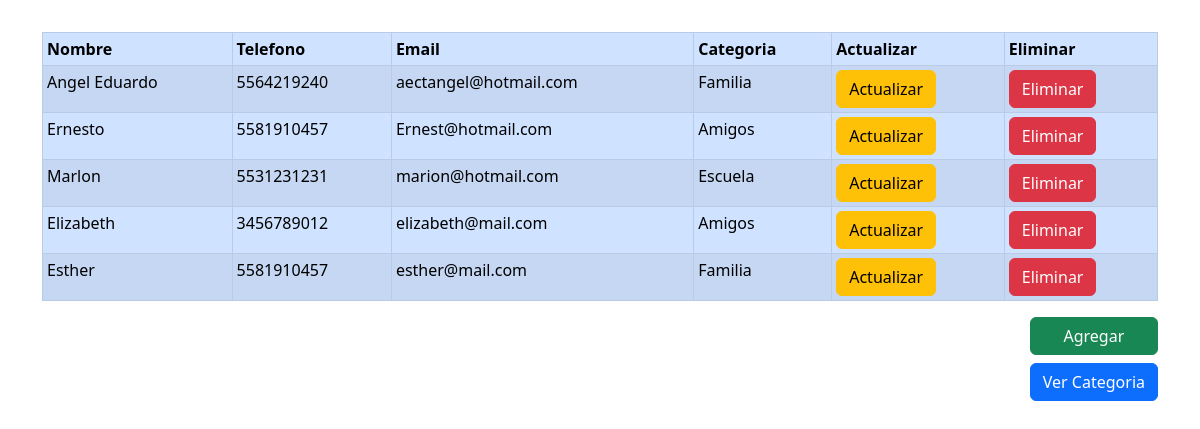
The app's page /read with its own data.
### tables this page shows
CREATE TABLE `contactos` (
  `id` int(11) NOT NULL,
  `nombre` varchar(200) DEFAULT NULL,
  `id_categoria` int(11) DEFAULT NULL,
  `telefono` varchar(50) DEFAULT NULL,
  `email` varchar(50) DEFAULT NULL,
  `categoria` varchar(200) DEFAULT NULL
);

CREATE TABLE `categoria` (
  `id_categoria` int(11) NOT NULL,
  `categoria` varchar(200) DEFAULT NULL
);

### app/model/crud.class.php (called while the page is built, shortened)
<?php
    class Crud{
        private $conexion;
        private $host = "localhost";
        private $usuario = "root";
        private $pass = "";
        private $bd = "agendados";
        public function __construct()
        {
         $this-> conexion = new PDO("mysql:host=$this->host;dbname=$this->bd", $this->usuario, $this->pass);
        }
        public function read(){
            $query = "SELECT contactos.id, contactos.nombre, contactos.telefono, contactos.email,
                                categoria.categoria FROM contactos INNER JOIN categoria
                                ON contactos.id_categoria = categoria.id_categoria";
            $stmt = $this->conexion->prepare($query);
            $stmt->execute();
            $result = $stmt->fetchAll(PDO::FETCH_ASSOC);
            return $result;
        }
    }
?>

### app/views/read.php (the view, shortened to what this page needs)
<div class="container mt-3">
    <div class="row">
        <div class="col mt-3">
            <table class="table table-hover table-primary table-striped table-responsive table-bordered table-sm">
                <thead>
                    <tr>
                        <th>Nombre</th>
                        <th>Telefono</th>
                        <th>Email</th>
                        <th>Categoria</th>
                        <th>Actualizar</th>
                        <th>Eliminar</th>
                    </tr>
                </thead>
                <tbody>
                    <?php
                        foreach ($contactos as $contacto):
                    ?>
                    <tr>
                        <td><?php echo $contacto["nombre"]?></td>
                        <td><?php echo $contacto ["telefono"]?></td>
                        <td><?php echo $contacto["email"]?></td>
                        <td><?php echo $contacto["categoria"] ?></td>
                        <td><a href="./update&id=<?php echo $contacto["id"]?>" class="btn btn-warning">Actualizar</a></td>
                        <td><button data-id="<?php echo $contacto["id"] ?>" class="btn btn-danger eliminar">Eliminar</button></td>
                    </tr>
                    <?php
                        endforeach;
                    ?>
                </tbody>
            </table>
            <div class="d-grid gap-2 justify-content-md-end">
                <a href="./create" class="btn btn-success">Agregar</a>
                <a href="./readCategoria" class="btn btn-primary">Ver Categoria</a>
            </div>
        </div>
    </div>
</div>

### index.php (shortened to what this page needs)
<!DOCTYPE html>
<html lang="en">
<head>
    <?php require './app/views/includes/metatags.php' ?>
</head>
<body>
    <?php
        require("./app/model/crud.class.php");
        $crud = new Crud();
        if(isset($_GET["vista"])){
            switch($_GET["vista"]){
                case 'read':
                    $contactos = $crud->read();
                    include "./app/views/read.php";
                    break;
            }
        }else{
            header("location: ./home");
        }
    ?>
</body>
</html>

### app/views/includes/metatags.php (shortened to what this page needs)
<link rel="stylesheet" href="./public/css/bootstrap/bootstrap.min.css">

### records on screen
contactos: nombre "Angel Eduardo", telefono "5564219240", email "aectangel@hotmail.com", id_categoria.categoria "Familia"
contactos: nombre "Ernesto", telefono "5581910457", email "Ernest@hotmail.com", id_categoria.categoria "Amigos"
contactos: nombre "Marlon", telefono "5531231231", email "marion@hotmail.com", id_categoria.categoria "Escuela"
contactos: nombre "Elizabeth", telefono "3456789012", email "elizabeth@mail.com", id_categoria.categoria "Amigos"
contactos: nombre "Esther", telefono "5581910457", email "esther@mail.com", id_categoria.categoria "Familia"
